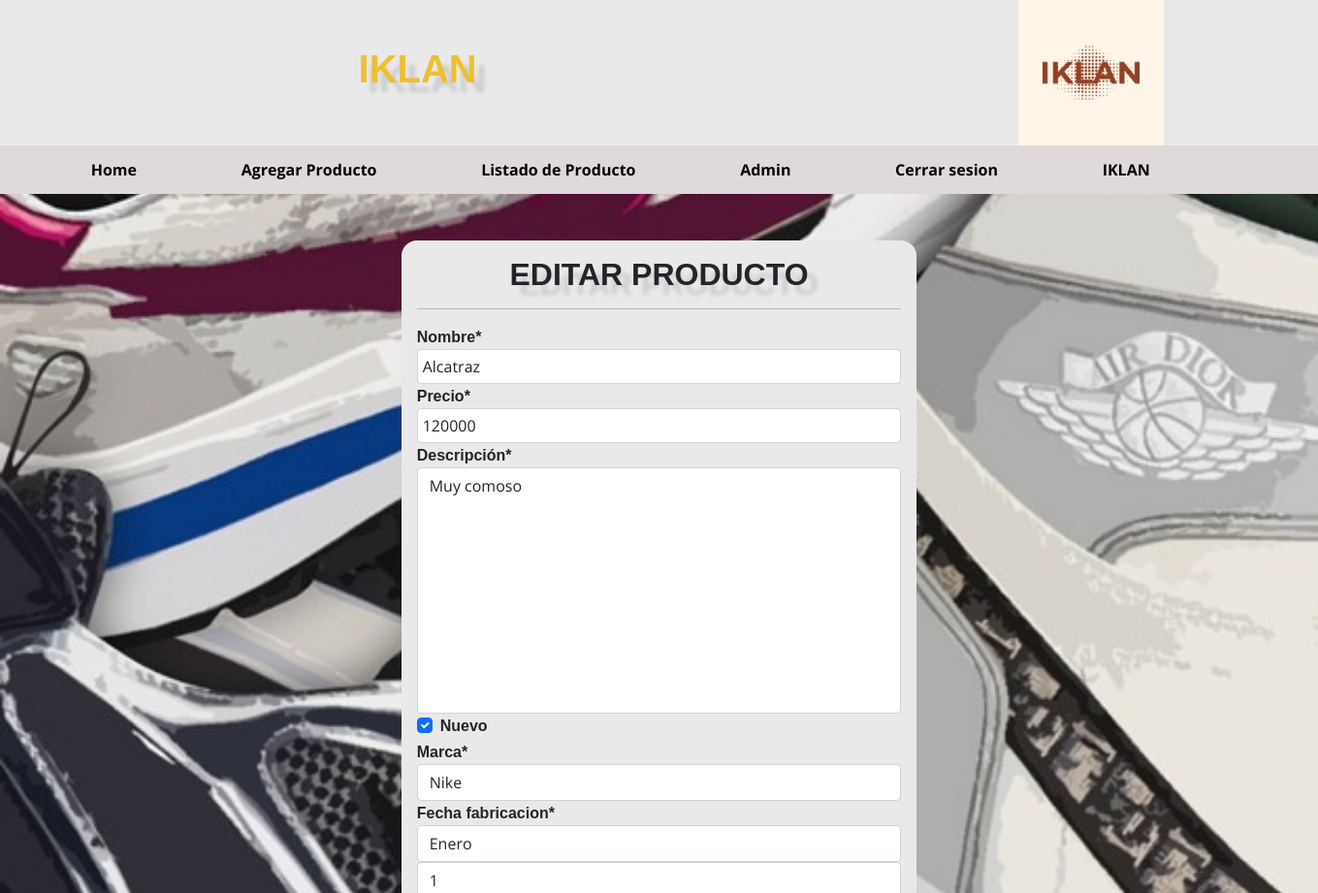
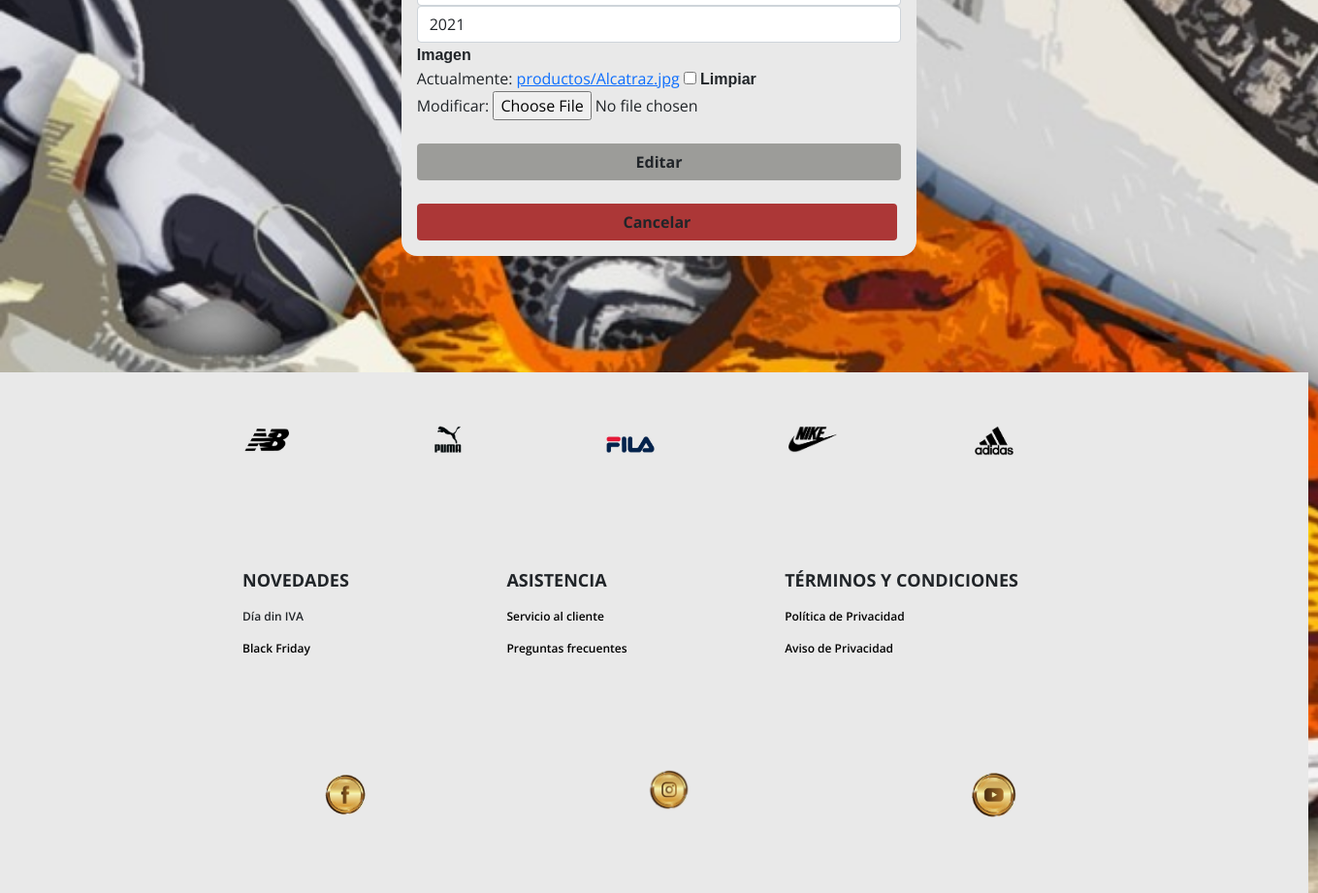
/modificar-producto/57/ (signed in), run on the app's committed database (2 pictures, top to bottom).
### app/models.py (models this page shows, shortened)
class Producto(models.Model):
    nombre= models.CharField(max_length=50)
    precio= models.IntegerField()
    descripción = models.TextField()
    nuevo = models.BooleanField()
    marca = models.ForeignKey(Marca, on_delete=models.PROTECT)
    fecha_fabricacion = models.DateField()
    imagen = models.ImageField(upload_to="productos", null=True)

class Marca(models.Model):
    nombre = models.CharField(max_length=50)
    def __str__(self):
        return self.nombre

### app/views.py (the view, shortened to what this page needs)
# urls.py: path('modificar-producto/<id>/', modificar_producto, name='modificar_producto'),
@permission_required('app.chage_producto')
def modificar_producto(request, id):
    producto = get_object_or_404(Producto, id=id)
    data = {
        'form': ProductoForm(instance=producto)
    }
    return render(request, 'app/producto/modificar.html', data)

### app/forms.py (shortened to what this page needs)
class ProductoForm(forms.ModelForm):
    nombre = forms.CharField(min_length=3, max_length=50)
    imagen = forms.ImageField(required=False, validators=[MaxSizeFilevalidator(max_file_size=2)])
    precio = forms.IntegerField(min_value=1, max_value=15000000)
    class Meta:
        model = Producto
        fields = '__all__'
        widgets = {
            "fecha_fabricacion": forms.SelectDateWidget()
        }

### app/templates/app/producto/modificar.html (shortened to what this page needs)
{% extends 'app/base.html' %}
{% block contenido %}
{% load crispy_forms_tags %}
<body id="imagenFormularios">
<br><br>
        <div class="row">
            <div class="col-12 col-md-6 offset-md-3">
                <div class="cardModificar">
                    <div class="card-body">
                        <h2 id="LosFormularios">Editar producto</h2>
                        <hr>
                        <form action="" method="post" enctype="multipart/form-data">
                            {{ form | crispy }}
                            <br>
                            <div class="modificarProducto">
                                <input type="submit" value="Editar" class="btn btn-primary-modificar-guar">
                            </div>
                            <br>
                            <div class="canceModifiProducto">
                                <input type="reset" value="Cancelar" class="btn btn-secondary-modificas-cance">
                            </div>
                    </form>
                    </div>
                </div>
            </div>
        </div>
        <br><br>
</body>
{% endblock %}

### app/templates/app/base.html (shortened to what this page needs)
<!DOCTYPE html>
<html lang="es">
<head>
    {% load static %}
    <link href="https://cdn.jsdelivr.net/npm/bootstrap@5.0.1/dist/css/bootstrap.min.css" rel="stylesheet">
    <link rel="stylesheet" href="{% static 'app/css/estilos.css' %}">
    {% load pwa %}
</head>
<body>
    <div id="principal">
        <header>
            <h1 id="h1principal">IKLAN</h1>
            <img  class="logo"  src="{% static 'app/img/logo.jpg' %}" alt="logo">
        </header>
    </div>
        <div>
            <nav id="nav">
                <ul>
                    <li><a href="{% url 'home' %}">Home</a></li>
                    {% if perms.app.add_producto %}
                    <li><a href="{% url 'agregar_producto' %}">Agregar Producto</a></li>
                    {% endif %}
                    {% if perms.app.view_producto %}
                    <li><a href="{% url 'listar_productos' %}">Listado de Producto</a></li>
                    <li><a href="http://localhost:8000/admin/">Admin</a></li>
                    {% endif %}
                    {% if user.is_authenticated  %}
                    <li><a href="{% url 'logout' %}">Cerrar sesion</a></li>
                    <li><a href="#">{{ user.username}}</a></li>
                    {% else %}
                    <li><a href="{% url 'login' %}">Iniciar sesion</a></li>
                    <li><a href="{% url 'registro' %}">Registrate</a></li>
                    {% endif %}
                </ul>
            </nav>
    </div>
    <div id="contenido">
        {% block contenido %}
        {% endblock %}
    </div>
    <br><br><br>
    <footer>
        <div class="footer">
            <div class="footer1">
                <img src="{% static 'app/img/footer/new.png' %}" alt="balance">
            </div>
            <div class="footer1">
                <img src="{% static 'app/img/footer/puma.png' %}" alt="puma">
            </div>
            <div class="footer1">
                <img src="{% static 'app/img/footer/fila.png' %}" alt="fila">
            </div>
            <div class="footer1">
                <img src="{% static 'app/img/footer/nike.png' %}" alt="nike">
            </div>
            <div class="footer1">
                <img src="{% static 'app/img/footer/adidas.png' %}" alt="adidas">
            </div>
            <div class="footer1">
                <a id="footerTITULO">NOVEDADES</a>
                <a>Día din IVA</a>
                <a href="#">Black Friday</a>
            </div>
            <div class="footer1">
                <a id="footerTITULO">ASISTENCIA</a>
                <a href="#">Servicio al cliente</a>
                <a href="#">Preguntas frecuentes</a>
            </div>
            <div class="footer1">
                <a id="footerTITULO">TÉRMINOS Y CONDICIONES</a>
                <a href="#">Política de Privacidad</a>
                <a href="#">Aviso de Privacidad</a>
        </div>
        <div class="footerredes">
            <div class="footer1">
                <a href="https://www.facebook.com/TENIS-TENIS-104060735272582/?ref=pages_you_manage"><img src="{% static 'app/img/footer/facebook.png' %}" alt="puma"></a>
            </div>
            <div class="footer1">
                <a href="https://www.instagram.com/_tenisytenis_/"><img src="{% static 'app/img/footer/instagram.png' %}" alt="fila"></a>
            </div>
            <div class="footer1">
                <a href="https://www.youtube.com/channel/UCXn4FMj4jgR6C-2OuO0u0jQ"><img src="{% static 'app/img/footer/youtube.png' %}" alt="fila"></a>
            </div>
        </div>
    </footer>
</body>
</html>

### app/static/app/css/estilos.css (style rules this page uses)
* { margin:0; padding:0; }
body { background-color:#ffffff; font-family: 'Open Sans', sans-serif; }
#principal { background-color: #e9e9e9; }
header { display:flex; justify-content:space-around; align-items:center; }
#h1principal { font-weight: bold; color:#EDC031; text-align:center; text-transform:uppercase; text-shadow:10px 10px 4px #CCCCCC; width:40%; transition: 1s; }
.logo { width: 150px; margin-left: 30px; transition: 1s; }
nav { background-color:#dfd9d9; display: flex; justify-content: flex-end; align-items: center; height: 100%; }
nav ul { min-height:50px; margin:0; padding:0; line-height:31px; width:100%; display:flex; justify-content:space-evenly; align-items:center; }
nav ul li { list-style:none; }
nav ul li a { font-weight: bold; color: #000; text-decoration:none; padding:7px 14px; border-radius:8px; }
h1 { text-align: center; font-family: Arial, Helvetica, sans-serif; font-weight: bold; text-transform:uppercase; text-shadow:10px 10px 4px #CCCCCC; transition: 1s; }
#contenido { width: 80%; margin:auto; max-width: 1280px; min-height: 100vh; }
h2 { font-family: Arial, Helvetica, sans-serif; font-weight: bold; }
footer { width: 1349px; padding:5px 0px; background-color:#e9e9e9; }
#footerTITULO { font-weight: bold; font-size: 18px; }
.footer { display:flex; width:900px; justify-content: space-between; flex-wrap:wrap; margin-bottom: 20px; margin-left: 200px; }
.footerredes { display:flex; width:900px; justify-content: space-between; flex-wrap:wrap; margin-left: 80px; }
.footer1 { display: flex; flex-direction: column; padding: 50px; }
.footer1 img { width: 50px; transition: 1s; }
.footer1 a { margin-top:15px; color:rgb(0, 0, 0); text-decoration: none; font-weight: 600; font-size: 12px; }
.footer div img { width: 50px; }
#imagenFormularios { background: url("../img/Fondo_Formulario.jpeg"); background-attachment:fixed; background-size:cover; }
#LosFormularios { text-align: center; font-family: Arial, Helvetica, sans-serif; font-weight: bold; text-transform:uppercase; text-shadow:10px 10px 4px #CCCCCC; transition: 1s; }
.cardModificar { border-radius: 1rem; background-color: #e9e9e9; height: auto; }
.modificarProducto { display: flex; justify-content: center; align-content: center; }
.btn.btn-primary-modificar-guar { font-weight: bold; width: 600px; background-color: rgb(156, 156, 153); border-color: transparent; }
.canceModifiProducto { display: flex; justify-content: center; align-content: center; }
.btn.btn-secondary-modificas-cance { font-weight: bold; width: 600px; background-color: rgb(172, 55, 55); border-color: transparent; }
label { font-weight: bold; font-family: 'Trebuchet MS', 'Lucida Sans Unicode', 'Lucida Grande', 'Lucida Sans', Arial, sans-serif; }
label.requiredField { font-weight: bold; font-family: 'Trebuchet MS', 'Lucida Sans Unicode', 'Lucida Grande', 'Lucida Sans', Arial, sans-serif; font-size: 16px; }
input[type=text], input[type=email], input[type=number], select, textarea { width: 100%; padding: 5px; }
textarea { resize: none; }

### data on the page
Producto: nombre "Alcatraz", precio "120000", descripción "Muy comoso", nuevo "☑", marca "Nike"

### other printed values
{{ user.username }} "IKLAN"
